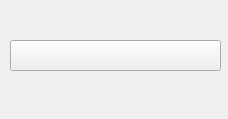
<?xml version="1.0" encoding="UTF-8"?>
<ui version="4.0">
 <class>Tip</class>
 <widget class="QWidget" name="Tip">
  <property name="geometry">
   <rect>
    <x>0</x>
    <y>0</y>
    <width>228</width>
    <height>119</height>
   </rect>
  </property>
  <property name="windowTitle">
   <string>Form</string>
  </property>
  <property name="styleSheet">
   <string notr="true"/>
  </property>
  <widget class="QPushButton" name="pushButton">
   <property name="geometry">
    <rect>
     <x>10</x>
     <y>40</y>
     <width>211</width>
     <height>31</height>
    </rect>
   </property>
   <property name="styleSheet">
    <string notr="true"/>
   </property>
   <property name="text">
    <string/>
   </property>
  </widget>
  <widget class="QLabel" name="label">
   <property name="geometry">
    <rect>
     <x>0</x>
     <y>0</y>
     <width>228</width>
     <height>119</height>
    </rect>
   </property>
   <property name="styleSheet">
    <string notr="true">background-image: url(:/image/loginbk.png);</string>
   </property>
   <property name="text">
    <string/>
   </property>
  </widget>
  <zorder>label</zorder>
  <zorder>pushButton</zorder>
 </widget>
 <resources/>
 <connections/>
</ui>
